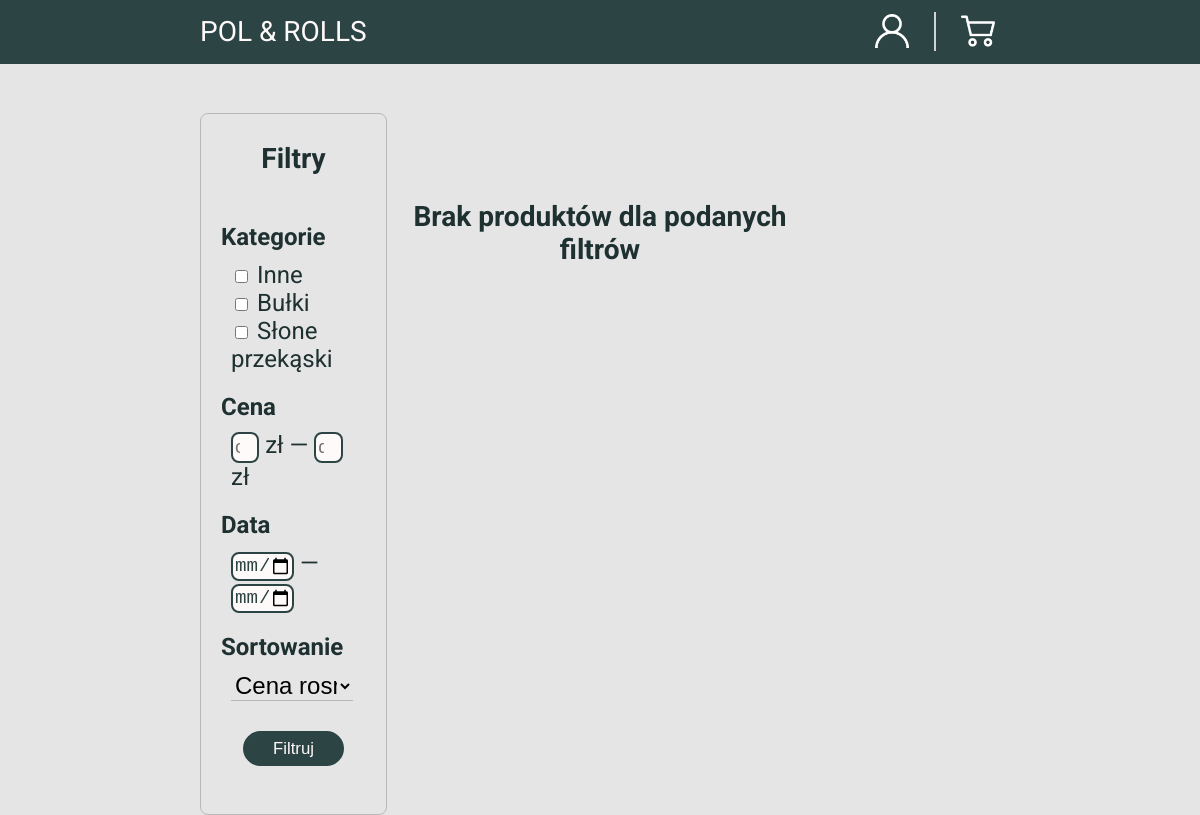
Screenshot of /index.php (signed in) with the database file from the repository.
### tables this page shows
CREATE TABLE `kategorie` (
  `id` int(11) NOT NULL,
  `nazwa` varchar(30) NOT NULL
);

### index.php (the view, shortened to what the rows shown need)
<?php
	if(!isset($_SESSION["zalogowany"]) || $_SESSION["zalogowany"] == false){
		$_SESSION["zalogowany"] = false;
		header("refresh: 0; url=logowanie.php");
  }else{
    $link = @mysqli_connect("localhost", "root", "", "sklep_projekt");
  }
?>
<!DOCTYPE html>
<html>
  <head>
    <link rel="stylesheet" href="style.css">
  </head>
  <body>
    <main>
      <div class="filtry-container">
        <div class="filtry">
          <form action="index.php" method="get" name="filtry">
						<?php if(isset($_SESSION["owner"]) && $_SESSION["owner"] == false) { ?>
							<h3>Filtry</h3>
							<?php } if(isset($_SESSION["owner"]) && $_SESSION["owner"] == false || isset($_SESSION["owner"]) && $_SESSION["owner"] == true && isset($_GET["dzial"]) && $_GET["dzial"] == "inwentaryzacja") { ?>
								<h4>Kategorie</h4>
								<?php
								$query = "SELECT * FROM `kategorie`";
								$result = mysqli_query($link, $query);
								while($wynik = mysqli_fetch_row($result)){
									echo "<label><input type='checkbox' name='kategorie[]'";
									echo "value='$wynik[0]'> $wynik[1]</label>";
								}
								?>
								<h4>Cena</h4>
								<label><input type="number" placeholder="od" <?php if(!empty($_GET["cena-od"])) echo "value='".$_GET["cena-od"]."'"; ?> name="cena-od"> zł  —
								<input type="number" placeholder="do" <?php if(!empty($_GET["cena-do"])) echo "value='".$_GET["cena-do"]."'"; ?> name="cena-do"> zł</label>
                <h4>Data</h4>
								<label><input type="date" placeholder="od" <?php if(!empty($_GET["data-od"])) echo "value='".$_GET["data-od"]."'"; ?> name="data-od">  —
								<input type="date" placeholder="do" <?php if(!empty($_GET["data-do"])) echo "value='".$_GET["data-do"]."'"; ?> name="data-do"></label>
								<h4>Sortowanie</h4>
								<label>
                  <select name="sort">
									</select>
								</label>
              <?php } elseif($_SESSION["owner"] == true && isset($_GET["dzial"]) && $_GET["dzial"] == "podsumowanie") { ?>
                <h4>Data</h4>
								<label><input type="date" placeholder="od" <?php if(!empty($_GET["data-od"])) echo "value='".$_GET["data-od"]."'"; ?> name="data-od">  —
								<input type="date" placeholder="do" <?php if(!empty($_GET["data-do"])) echo "value='".$_GET["data-do"]."'"; ?> name="data-do"></label>
              <?php } ?>
              <input type="submit" value="Filtruj">
          </form>
        </div>
      </div>
    </main>
  </body>
</html>

### rows the page displays
kategorie: nazwa "Inne"
kategorie: nazwa "Bułki"
kategorie: nazwa "Słone przekąski"
